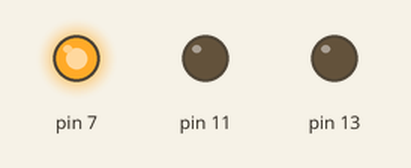
Simulated run of this program. Board: Raspberry Pi (header pin numbers). Parts: output pins drawn as LEDs (lit = HIGH). At 16.0 s the program stops and its outputs stay as they are.

Above: at 0.2 s.
At 1.2 s:
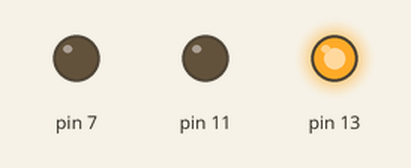
At 2.7 s:
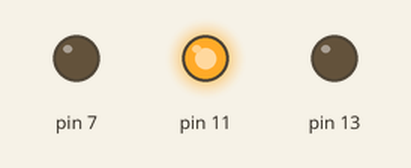
At 3.7 s:
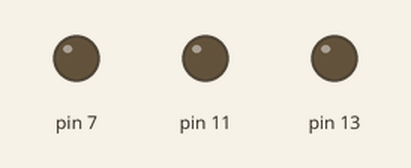
Timing chart, 0 to 4.6 s (numbered marks = the images above):
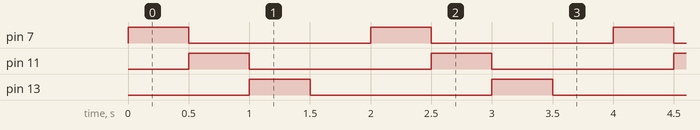

The program:

gpioTest.py
```python
import time
import RPi.GPIO as GPIO

# setting GPIO board to default
GPIO.setmode(GPIO.BOARD)
# setting pins in the GPIO
GPIO.setup(7, GPIO.OUT)
GPIO.setup(11, GPIO.OUT)
GPIO.setup(13, GPIO.OUT)

for x in range(8):
	GPIO.output(7, True)
	time.sleep(0.5)
	GPIO.output(7, False)
	GPIO.output(11, True)
	time.sleep(0.5)
	GPIO.output(11, False)
	GPIO.output(13, True)
	time.sleep(0.5)
	GPIO.output(13, False)
	time.sleep(0.5)


GPIO.cleanup()
```

Measured:
- by itself, pin 7: alternates HIGH for 0.50 s and LOW for 1.5 s, 16 changes in all, then stays LOW
- by itself, pin 11, pin 13: alternates HIGH for 0.50 s and LOW for 1.5 s
- by itself, everything shown: repeats every 2.0 s, in 4 steps
